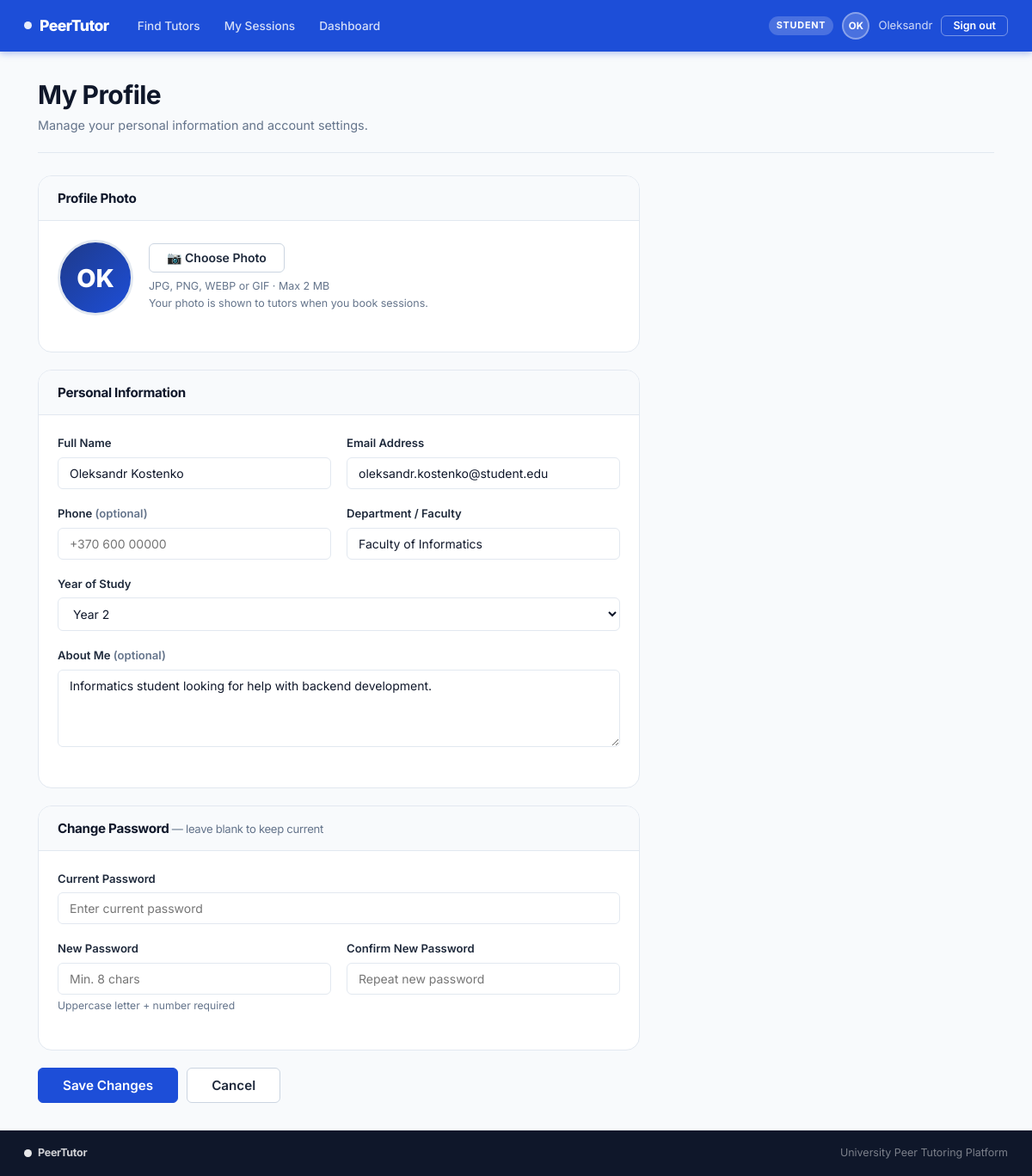
The app's page /student/profile.php (signed in) with its own data.
### tables this page shows
CREATE TABLE IF NOT EXISTS users (
    user_id       INT UNSIGNED     AUTO_INCREMENT PRIMARY KEY,
    name          VARCHAR(120)     NOT NULL,
    email         VARCHAR(180)     NOT NULL UNIQUE,
    password      VARCHAR(255)     NOT NULL,
    role          ENUM('student','tutor','admin') NOT NULL DEFAULT 'student',
    avatar        VARCHAR(255)     DEFAULT NULL,
    phone         VARCHAR(30)      DEFAULT NULL,
    department    VARCHAR(120)     DEFAULT NULL,
    year_of_study VARCHAR(40)      DEFAULT NULL,
    bio           TEXT             DEFAULT NULL,
    created_at    DATETIME         NOT NULL DEFAULT CURRENT_TIMESTAMP,
    updated_at    DATETIME         NOT NULL DEFAULT CURRENT_TIMESTAMP
                                   ON UPDATE CURRENT_TIMESTAMP
);

### includes/auth_guard.php (called while the page is built, shortened)
<?php
function current_user(): array {
    return [
        'id'   => $_SESSION['user_id']   ?? null,
        'name' => $_SESSION['user_name'] ?? '',
        'role' => $_SESSION['role']      ?? '',
        'email'=> $_SESSION['email']     ?? '',
    ];
}

### includes/upload_helper.php (called while the page is built, shortened)
<?php
function avatar_url(?string $filename): string {
    return '';
}

### student/profile.php (the view, shortened to what this page needs)
<?php
require_once __DIR__ . '/../includes/auth_guard.php';
require_once __DIR__ . '/../includes/upload_helper.php';
$user = current_user();
$pdo  = db();
$row = $pdo->prepare("SELECT * FROM users WHERE user_id = ?");
$row->execute([$user['id']]);
$row = $row->fetch();
$data   = [
    'name'          => $row['name'],
    'email'         => $row['email'],
    'phone'         => $row['phone']         ?? '',
    'department'    => $row['department']    ?? '',
    'year_of_study' => $row['year_of_study'] ?? '',
    'bio'           => $row['bio']           ?? '',
];
include __DIR__ . '/../includes/header.php';
?>
<div class="page-header">
  <h1>My Profile</h1>
  <p>Manage your personal information and account settings.</p>
</div>
<div style="max-width:700px;">
<form method="POST" enctype="multipart/form-data">
  <div class="profile-form-card">
    <div class="card-header"><h3>Profile Photo</h3></div>
    <div class="card-body">
      <div class="avatar-upload-wrap">
        <div class="avatar-preview-lg" id="avatarPreview">
          <?php if ($av_url): ?>
            <img src="<?= $av_url ?>?v=<?= time() ?>" alt="Avatar" id="avatarImg">
          <?php else: ?>
            <span id="avatarInitials"><?= htmlspecialchars($initials) ?></span>
          <?php endif; ?>
        </div>
        <div class="avatar-upload-info">
          <label class="btn btn-outline-dark">
            📷 Choose Photo
          </label>
          <p>JPG, PNG, WEBP or GIF · Max 2 MB<br>Your photo is shown to tutors when you book sessions.</p>
        </div>
      </div>
    </div>
  </div>
  <div class="profile-form-card">
    <div class="card-header"><h3>Personal Information</h3></div>
    <div class="card-body">
      <div class="two-col">
        <div class="form-group">
          <label for="name">Full Name</label>
          <input type="text" id="name" name="name" class="form-control"
                 value="<?= htmlspecialchars($data['name']) ?>" required>
        </div>
        <div class="form-group">
          <label for="email">Email Address</label>
          <input type="email" id="email" name="email" class="form-control"
                 value="<?= htmlspecialchars($data['email']) ?>" required>
        </div>
      </div>
      <div class="two-col">
        <div class="form-group">
          <label for="phone">Phone <span class="text-muted">(optional)</span></label>
          <input type="text" id="phone" name="phone" class="form-control"
                 value="<?= htmlspecialchars($data['phone']) ?>" placeholder="+370 600 00000">
        </div>
        <div class="form-group">
          <label for="department">Department / Faculty</label>
          <input type="text" id="department" name="department" class="form-control"
                 value="<?= htmlspecialchars($data['department']) ?>" placeholder="e.g. Computer Science">
        </div>
      </div>
      <div class="form-group">
        <label for="year_of_study">Year of Study</label>
        <select id="year_of_study" name="year_of_study" class="form-control">
          <?php foreach (['Year 1','Year 2','Year 3','Year 4','Year 5','Postgraduate'] as $y): ?>
            <option value="<?= $y ?>" <?= $data['year_of_study']===$y?'selected':'' ?>><?= $y ?></option>
          <?php endforeach; ?>
        </select>
      </div>
      <div class="form-group">
        <label for="bio">About Me <span class="text-muted">(optional)</span></label>
        <textarea id="bio" name="bio" class="form-control" rows="3"
                  placeholder="Briefly describe yourself — your course, interests, what you're looking for in tutoring."><?= htmlspecialchars($data['bio']) ?></textarea>
      </div>
    </div>
  </div>
  <div class="profile-form-card">
    <div class="card-header"><h3>Change Password <span class="text-muted" style="font-weight:400;font-size:.82rem;">— leave blank to keep current</span></h3></div>
    <div class="card-body">
      <div class="form-group">
        <label for="current_password">Current Password</label>
        <input type="password" id="current_password" name="current_password" class="form-control" placeholder="Enter current password">
      </div>
      <div class="two-col">
        <div class="form-group">
          <label for="new_password">New Password</label>
          <input type="password" id="new_password" name="new_password" class="form-control" placeholder="Min. 8 chars">
          <span class="form-hint">Uppercase letter + number required</span>
        </div>
        <div class="form-group">
          <label for="confirm_password">Confirm New Password</label>
          <input type="password" id="confirm_password" name="confirm_password" class="form-control" placeholder="Repeat new password">
        </div>
      </div>
    </div>
  </div>
  <div style="display:flex;gap:10px;margin-top:4px;">
    <button type="submit" class="btn btn-primary btn-lg">Save Changes</button>
    <a href="/peer-tutoring/student/dashboard.php" class="btn btn-outline-dark btn-lg">Cancel</a>
  </div>
</form>
</div>
<?php include __DIR__ . '/../includes/footer.php'; ?>

### includes/header.php (shortened to what this page needs)
<?php
require_once __DIR__ . '/auth_guard.php';
require_once __DIR__ . '/upload_helper.php';
$user = current_user();
function is_active(string $path): string {
    return str_contains($_SERVER['REQUEST_URI'], $path) ? 'active' : '';
}
?>
<!DOCTYPE html>
<html lang="en">
<head>
<link rel="stylesheet" href="/peer-tutoring/assets/css/main.css">
</head>
<body>
<nav class="navbar">
  <a href="/peer-tutoring/index.php" class="nav-brand">
    <span class="brand-dot"></span>PeerTutor
  </a>
  <ul class="nav-links">
    <?php if ($user['role'] === 'student'): ?>
      <li><a href="/peer-tutoring/student/search.php"    class="<?= is_active('search') ?>">Find Tutors</a></li>
      <li><a href="/peer-tutoring/student/history.php"   class="<?= is_active('history') ?>">My Sessions</a></li>
      <li><a href="/peer-tutoring/student/dashboard.php" class="<?= is_active('dashboard') ?>">Dashboard</a></li>
    <?php endif; ?>
  </ul>
  <div class="nav-actions">
    <?php if ($user['id']): ?>
      <span class="nav-role-badge nav-role-<?= $user['role'] ?>"><?= ucfirst($user['role']) ?></span>
      <?php
        $av_url = avatar_url($_SESSION['avatar'] ?? null);
        $initials = implode('', array_map(fn($p)=>strtoupper($p[0]), array_filter(explode(' ', $user['name']))));
        $initials = substr($initials, 0, 2);
        $profile_link = match($user['role']) {
            'student' => '/peer-tutoring/student/profile.php',
            'tutor'   => '/peer-tutoring/tutor/profile.php',
            default   => '#'
        };
      ?>
      <a href="<?= $profile_link ?>" class="nav-avatar" title="My Profile">
        <?php if ($av_url): ?>
          <img src="<?= $av_url ?>" alt="<?= htmlspecialchars($user['name']) ?>">
        <?php else: ?>
          <span><?= htmlspecialchars($initials) ?></span>
        <?php endif; ?>
      </a>
      <span class="nav-username"><?= htmlspecialchars(explode(' ', $user['name'])[0]) ?></span>
      <a href="/peer-tutoring/auth/logout.php" class="btn btn-sm btn-outline">Sign out</a>
    <?php else: ?>
      <a href="/peer-tutoring/auth/login.php"    class="btn btn-sm btn-outline">Log in</a>
      <a href="/peer-tutoring/auth/register.php" class="btn btn-sm" style="background:#fff;color:var(--blue);font-weight:700;border-color:#fff;">Register</a>
    <?php endif; ?>
  </div>
</nav>
<main class="main-content">

### records on screen
users: role "STUDENT", name "OK", name "Oleksandr", name "Oleksandr Kostenko", email "oleksandr.kostenko@student.edu", department "Faculty of Informatics", year_of_study "Year 2", bio "Informatics student looking for help with backend development."
